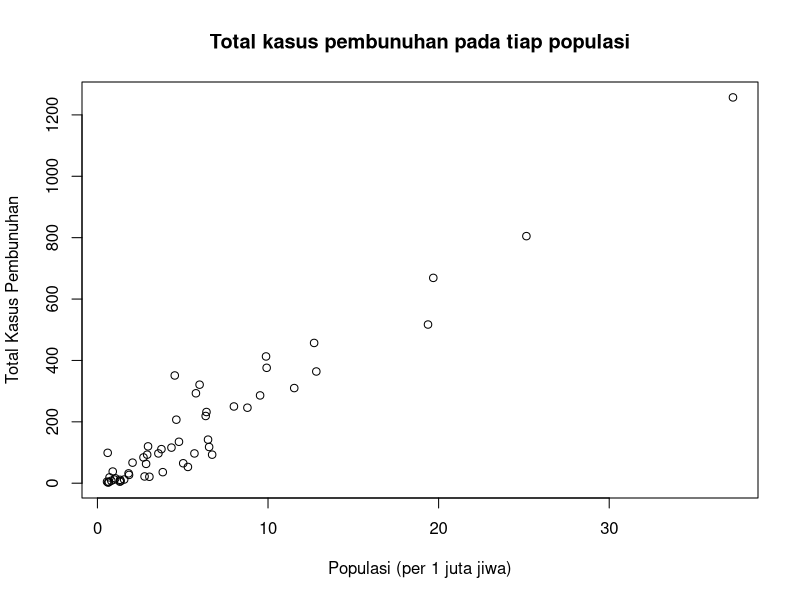
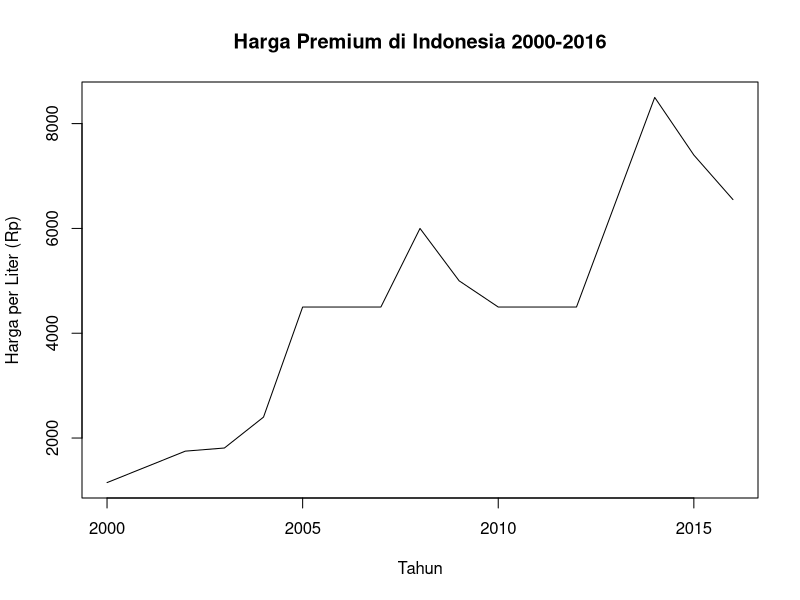
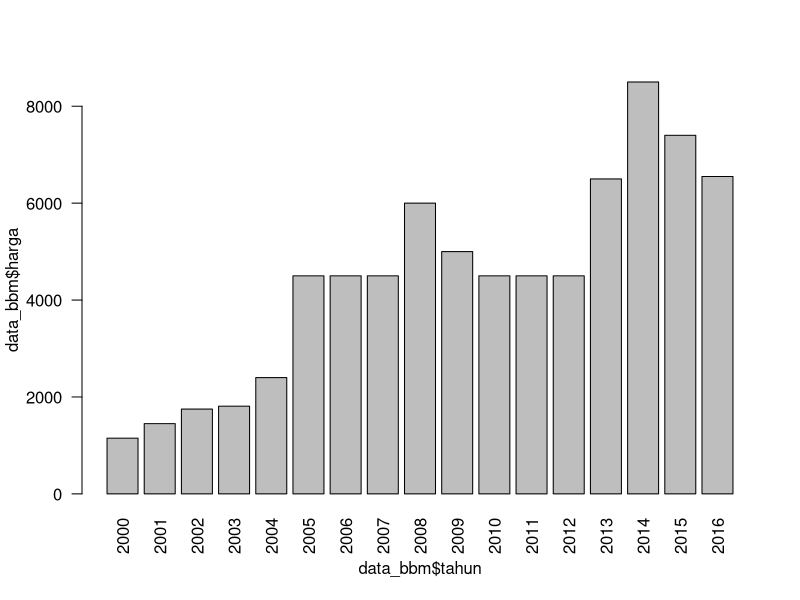
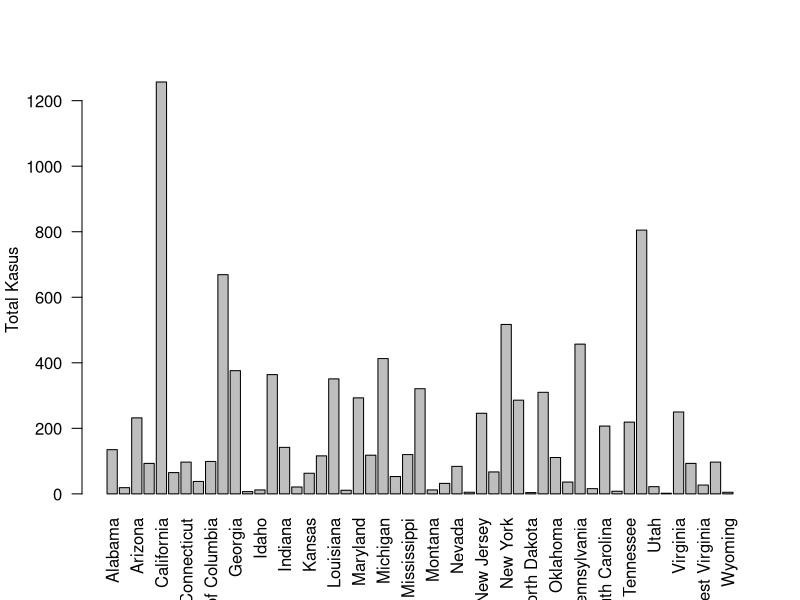
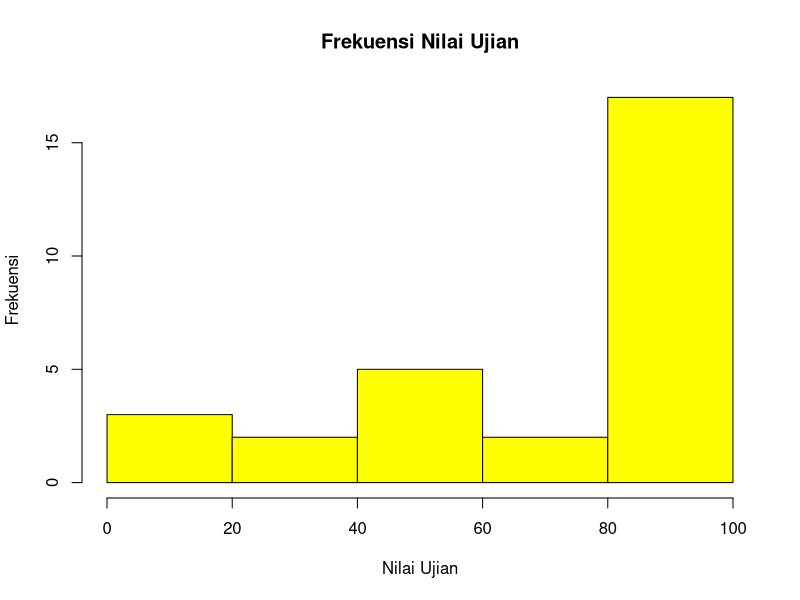
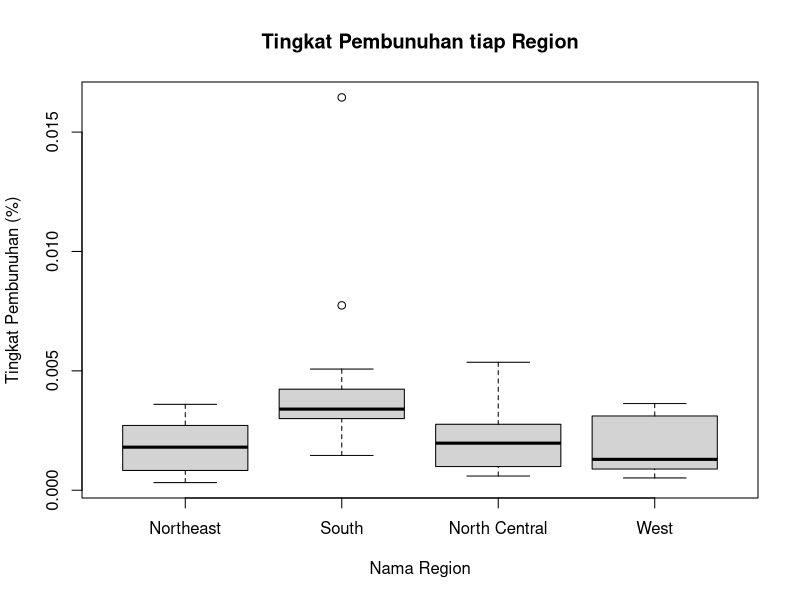
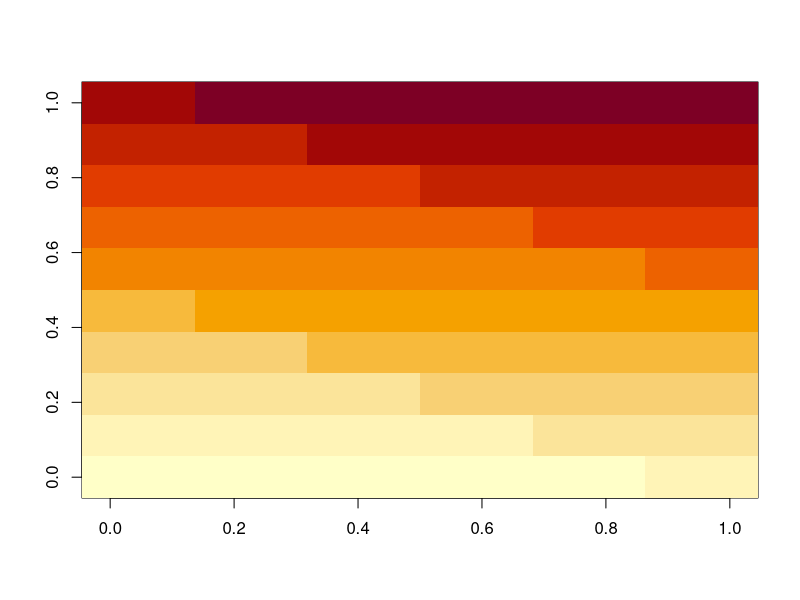

Write R code to recreate these figures, in order.
## ---- chunk 1
knitr::opts_chunk$set(echo = TRUE)
## ---- chunk 2
library(dslabs)
data(murders)
## ---- chunk 3
View(murders) # <- Pas mau diknit di-comment dulu kodenya
## ---- chunk 4
murders$total
## ---- chunk 5
## sort menampilkan valuenya
sorted <- sort(murders$total)
sorted

## order itu menampilkan indexnya
xOrder <- c(31, 4, 15, 92, 65)
order(xOrder)

## rank
xRank <- c(31, 4, 15, 92, 65)
rank(xRank)
rank(-xRank)
## ---- chunk 6
highest = max(murders$total)
lowest = min(murders$total)

index_max = which.max(murders$total)
index_min = which.min(murders$total)

# menampilkan angka pembunuhan terbesar dan terkecil
highest
lowest

# menampilkan wilayah dengan total kasus pembunuhan terbesar dan terkecil
murders$state[index_max]
murders$state[index_min]
## ---- chunk 7
# Scatter Plot (Total kasus pembunuhan pada tiap populasi)
populasi = murders$population / 10^6
total_pembunuhan = murders$total

plot(
  populasi,
  total_pembunuhan,
  main = "Total kasus pembunuhan pada tiap populasi",
  xlab = "Populasi (per 1 juta jiwa)",
  ylab = "Total Kasus Pembunuhan"
)
## ---- chunk 8
data_bbm = data.frame(
  tahun = c(2000:2016),
  harga = c(1150, 1450, 1750, 1810, 2400, 4500, 4500, 4500, 6000, 5000, 4500, 4500, 4500, 6500, 8500, 7400, 6550)
)

plot(
  data_bbm$tahun,
  data_bbm$harga,
  main = "Harga Premium di Indonesia 2000-2016",
  xlab = "Tahun",
  ylab = "Harga per Liter (Rp)",
  type = "l"
)

# type-nya ada p (scatter), l (line), s (stair), h (histogram), b (s dan l), o (kaya b tapi nyambung garisnya)
## ---- chunk 9
# Dataset bbm
barplot(
  data_bbm$harga ~ data_bbm$tahun,
  las = 2 # <- buat nge-rotate x label biar semua labelnya keliatan
)

# Dataset murders
barplot(
  murders$total ~ murders$state,
  las = 2, # <- buat nge-rotate x label biar semua labelnya keliatan
  xlab = "",
  ylab = "Total Kasus"
)
## ---- chunk 10
# Tampilin data (vector) yang mau dihitung frekuensinya dalam bentuk histogram pake fungsi hist(). Dalam hal ini kita mau nyoba ngitung frekuensi nilai ujian.
nilai_ujian = c(100, 100, 100, 0, 85, 0, 100, 95, 90, 100, 90, 0, 100, 75, 100, 85, 88, 90, 88, 100, 60, 75, 85, 45, 40, 45, 40, 50, 60)

hist(
  nilai_ujian,
  main = "Frekuensi Nilai Ujian",
  xlab = "Nilai Ujian",
  ylab = "Frekuensi",
  col = "yellow",
  border = "black",
)
## ---- chunk 11
murders$rate = with(murders, total / population * 100)
boxplot(
  rate~region,
  data = murders,
  main = "Tingkat Pembunuhan tiap Region",
  xlab = "Nama Region",
  ylab = "Tingkat Pembunuhan (%)"
)
## ---- chunk 12
x  <- matrix(1:120, 12, 10)
image(x)
x
